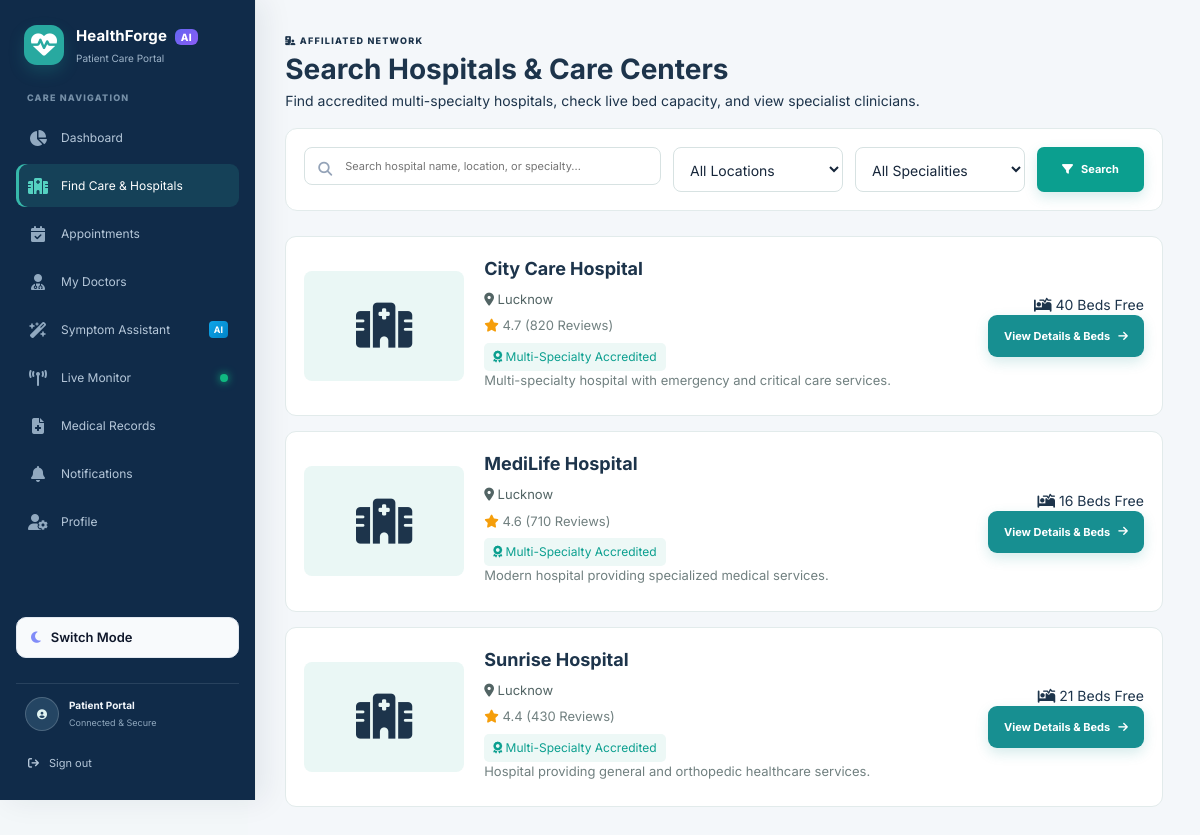
/hospitals (signed in), run on the app's committed database.
### app/models/hospital.py (models this page shows)
class Hospital(db.Model):
    __tablename__ = "hospitals"
    hospital_id = db.Column(db.Integer, primary_key=True)
    name = db.Column(db.String(150), nullable=False)
    location = db.Column(db.String(255), nullable=True, default="Unknown")
    description = db.Column(db.Text, nullable=True)
    rating = db.Column(db.Float, nullable=True, default=0.0)
    review_count = db.Column(db.Integer, nullable=False, default=0)
    image = db.Column(db.String(255), nullable=True)
    created_at = db.Column(
        db.DateTime,
        nullable=False,
        default=db.func.current_timestamp(),
    )
    doctors = db.relationship(
        "Doctor",
        back_populates="hospital",
    )
    appointments = db.relationship(
        "Appointment",
        back_populates="hospital",
    )
    queue_events = db.relationship(
        "QueueEvent",
        back_populates="hospital",
    )
    ml_predictions = db.relationship(
        "MLPrediction",
        back_populates="hospital",
    )
    beds = db.relationship(
        "Bed",
        back_populates="hospital",
        cascade="all, delete-orphan",
    )

### app/routes/hospitals.py (the view)
@hospitals_bp.route("/hospitals")
def hospitals():
    if not patient_required():
        return redirect(
            url_for("auth.login")
        )
    hospitals = Hospital.query.all()
    return render_template(
        "hospitals.html",
        hospitals=hospitals,
    )

### app/routes/hospitals.py (called while the page is built)
def patient_required():
    return "patient_id" in session or session.get("role") in {"doctor", "receptionist"}

### templates/hospitals.html (shortened to what this page needs)
{% extends "base.html" %}
{% block content %}
<div class="hospitals-page">
    <div class="patient-panel-heading">
        <div>
            <p class="patient-eyebrow"><i class="fa-solid fa-hospital-user"></i> AFFILIATED NETWORK</p>
            <h1>Search Hospitals & Care Centers</h1>
            <p>Find accredited multi-specialty hospitals, check live bed capacity, and view specialist clinicians.</p>
        </div>
    </div>
    <div class="search-box">
        <div class="input-icon-wrapper" style="flex: 2;">
            <i class="fa-solid fa-magnifying-glass field-icon"></i>
            <input type="text" placeholder="Search hospital name, location, or specialty...">
        </div>
        <select class="styled-select">
            <option>All Locations</option>
        </select>
        <select class="styled-select">
            <option>All Specialities</option>
        </select>
        <button class="patient-primary-button"><i class="fa-solid fa-filter"></i> Search</button>
    </div>
    <div class="hospital-list">
        {% for hospital in hospitals %}
            <div class="hospital-card">
                <div class="hospital-image">
                    <div class="hospital-placeholder">
                        <i class="fa-solid fa-hospital"></i>
                    </div>
                </div>
                <div class="hospital-info">
                    <h2>{{ hospital.name }}</h2>
                    <p class="location"><i class="fa-solid fa-location-dot"></i> {{ hospital.location }}</p>
                    <p class="rating-tag"><i class="fa-solid fa-star" style="color: #f59e0b;"></i> {{ hospital.rating }} <span>({{ hospital.review_count }} Reviews)</span></p>
                    <span class="speciality"><i class="fa-solid fa-award"></i> Multi-Specialty Accredited</span>
                    <p class="hospital-desc-text">{{ hospital.description }}</p>
                </div>
                <div class="hospital-action">
                    <div class="beds-summary-pill">
                        <i class="fa-solid fa-bed-pulse"></i> {{ hospital.beds|sum(attribute='available_beds') if hospital.beds else 'Live' }} Beds Free
                    </div>
                    <a href="{{ url_for('hospitals.hospital_details', hospital_id=hospital.hospital_id) }}" class="patient-primary-button">
                        View Details & Beds <i class="fa-solid fa-arrow-right"></i>
                    </a>
                </div>
            </div>
        {% endfor %}
    </div>
</div>
{% endblock %}

### templates/base.html (shortened to what this page needs)
<!DOCTYPE html>
<html lang="en" data-theme="light">
<head>
    <link rel="stylesheet" href="https://cdnjs.cloudflare.com/ajax/libs/font-awesome/6.5.1/css/all.min.css">
    <link rel="stylesheet" href="{{ url_for('static', filename='css/style.css') }}">
</head>
<body>
{% if session.get("patient_id") or session.get("role") in ["doctor", "receptionist"] %}
    {% if session.get("role") in ["doctor", "receptionist"] %}
        {% include "staff_sidebar.html" %}
    {% else %}
        {% include "sidebar.html" %}
    {% endif %}
    <main class="main-content{% if session.get('role') in ['doctor', 'receptionist'] %} staff-main-content{% elif session.get('patient_id') %} patient-main-content{% endif %}">
        {% block content %}
        {% endblock %}
    </main>
{% endif %}
</body>
</html>

### templates/sidebar.html (shortened to what this page needs)
<aside class="sidebar patient-sidebar">
    <a class="patient-brand" href="{{ url_for('patient.dashboard') }}">
        <span class="patient-brand-mark"><i class="fa-solid fa-heart-pulse"></i></span>
        <span class="patient-brand-copy">
            <strong>HealthForge <span class="ai-pill">AI</span></strong>
            <small>Patient Care Portal</small>
        </span>
    </a>
    <div class="patient-nav-caption">CARE NAVIGATION</div>
    <nav class="sidebar-nav patient-nav" aria-label="Patient navigation">
        <a href="{{ url_for('patient.dashboard') }}" class="nav-item {% if request.endpoint == 'patient.dashboard' %}active{% endif %}">
            <span class="patient-nav-icon"><i class="fa-solid fa-chart-pie"></i></span> Dashboard
        </a>
        <a href="{{ url_for('hospitals.hospitals') }}" class="nav-item {% if request.endpoint in ['hospitals.hospitals', 'hospitals.hospital_details', 'hospitals.doctor_list', 'hospitals.doctor_profile', 'hospitals.bed_availability'] %}active{% endif %}">
            <span class="patient-nav-icon"><i class="fa-solid fa-hospital"></i></span> Find Care & Hospitals
        </a>
        <a href="{{ url_for('appointments.my_appointments') }}" class="nav-item {% if request.endpoint in ['appointments.my_appointments', 'appointments.update_appointment_status', 'appointments.cancel_appointment'] %}active{% endif %}">
            <span class="patient-nav-icon"><i class="fa-solid fa-calendar-check"></i></span> Appointments
        </a>
        <a href="{{ url_for('appointments.my_doctors') }}" class="nav-item {% if request.endpoint == 'appointments.my_doctors' %}active{% endif %}">
            <span class="patient-nav-icon"><i class="fa-solid fa-user-doctor"></i></span> My Doctors
        </a>
        <a href="{{ url_for('symptoms.assistant') }}" class="nav-item ai-nav-item {% if request.endpoint == 'symptoms.assistant' %}active{% endif %}">
            <span class="patient-nav-icon"><i class="fa-solid fa-wand-magic-sparkles"></i></span> Symptom Assistant
            <span class="badge-new">AI</span>
        </a>
        <a href="{{ url_for('queue.live_monitor') }}" class="nav-item {% if request.endpoint == 'queue.live_monitor' %}active{% endif %}">
            <span class="patient-nav-icon"><i class="fa-solid fa-tower-broadcast"></i></span> Live Monitor
            <span class="pulse-dot"></span>
        </a>
        <a href="{{ url_for('patient.medical_records') }}" class="nav-item {% if request.endpoint in ['patient.medical_records', 'patient.upload_medical_record'] %}active{% endif %}">
            <span class="patient-nav-icon"><i class="fa-solid fa-file-medical"></i></span> Medical Records
        </a>
        <a href="{{ url_for('notifications.notifications') }}" class="nav-item {% if request.endpoint == 'notifications.notifications' %}active{% endif %}">
            <span class="patient-nav-icon"><i class="fa-solid fa-bell"></i></span> Notifications
        </a>
        <a href="{{ url_for('patient.profile') }}" class="nav-item {% if request.endpoint in ['patient.profile', 'patient.edit_profile'] %}active{% endif %}">
            <span class="patient-nav-icon"><i class="fa-solid fa-user-gear"></i></span> Profile
        </a>
    </nav>
    <div class="patient-sidebar-bottom">
        <button type="button" class="theme-toggle-btn" onclick="toggleTheme()" title="Toggle Dark/Light Mode">
            <i class="fa-solid fa-moon dark-icon"></i>
            <span class="theme-text">Switch Mode</span>
        </button>
        <div class="patient-account-card">
            <span class="patient-account-avatar"><i class="fa-solid fa-circle-user"></i></span>
            <span><strong>Patient Portal</strong><small>Connected & Secure</small></span>
        </div>
        <a href="{{ url_for('auth.logout') }}" class="patient-logout" title="Sign out">
            <i class="fa-solid fa-arrow-right-from-bracket"></i> Sign out
        </a>
    </div>
</aside>

### data on the page
Hospital: name "City Care Hospital", location "Lucknow", rating "4.7", review_count "820", description "Multi-specialty hospital with emergency and critical care services.", beds|sum "40"
Hospital: name "MediLife Hospital", location "Lucknow", rating "4.6", review_count "710", description "Modern hospital providing specialized medical services.", beds|sum "16"
Hospital: name "Sunrise Hospital", location "Lucknow", rating "4.4", review_count "430", description "Hospital providing general and orthopedic healthcare services.", beds|sum "21"
